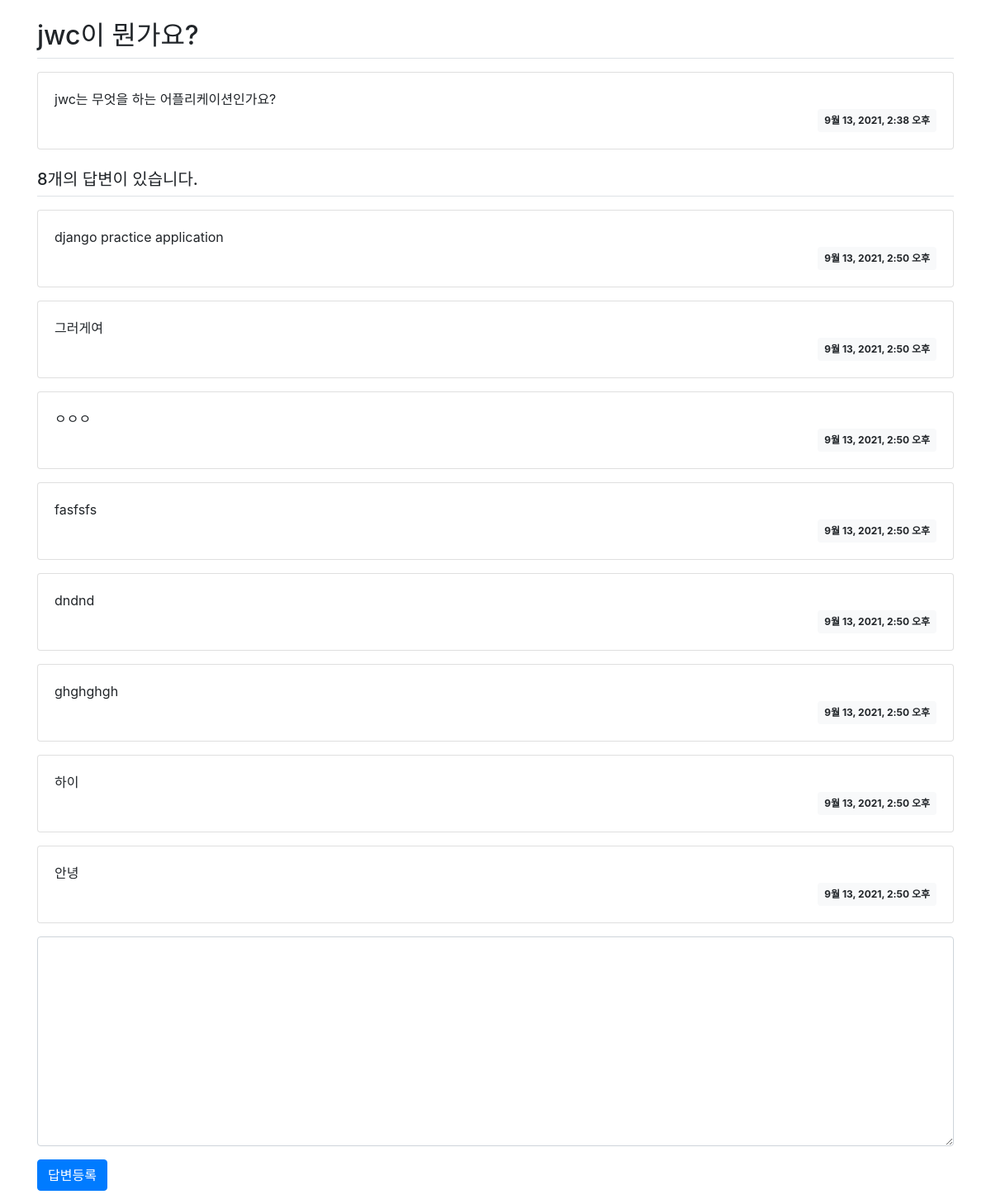
The app's page /jwc/1/, older data.
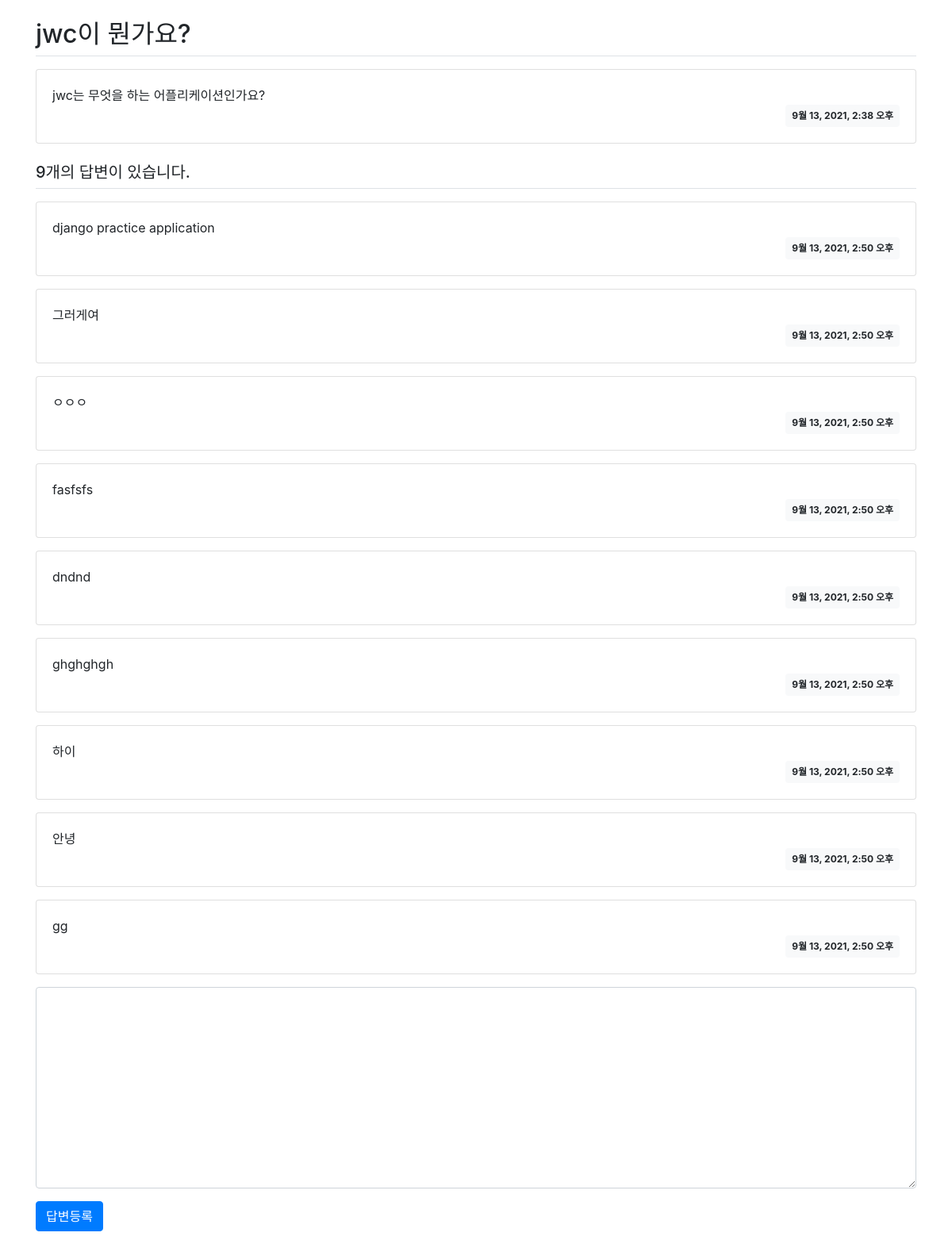
The same page, newer data.
### jwc/models.py (models this page shows, shortened)
class Question(models.Model):
    subject = models.CharField(max_length=200)
    content = models.TextField()
    create_date = models.DateTimeField()

class Answer(models.Model):
    question = models.ForeignKey(Question, on_delete=models.CASCADE)
    content = models.TextField()
    create_date = models.DateTimeField()

### jwc/views.py (the view)
# urls.py: path('<int:q_id>/', views.detail, name='detail'),
def detail(request, q_id):
    question = Q.objects.get(id=q_id)
    answer = A.objects.get(id=q_id)
    context = {'q':question, 'a':answer}
    return render(request,'jwc/question_detail.html',context)

### templates/jwc/question_detail.html (shortened to what this page needs)
{% extends 'base.html' %}
{% block content %}
<div class="container my-3">
    <h2 class="border-bottom py-2">{{ q.subject }}</h2>
    <div class="card my-3">
        <div class="card-body">
            <div class="card-text" style="white-space: pre-line;">{{ q.content }}</div>
            <div class="d-flex justify-content-end">
                <div class="badge badge-light p-2">
                    {{ q.create_date }}
                </div>
            </div>
        </div>
    </div>
    <h5 class="border-bottom my-3 py-2">{{q.answer_set.count}}개의 답변이 있습니다.</h5>
    {% for answer in q.answer_set.all %}
    <div class="card my-3">
        <div class="card-body">
            <div class="card-text" style="white-space: pre-line;">{{ answer.content }}</div>
            <div class="d-flex justify-content-end">
                <div class="badge badge-light p-2">
                    {{ a.create_date }}
                </div>
            </div>
        </div>
    </div>
    {% endfor %}
    <form action="{% url 'jwc:answer_create' q.id %}" method="post" class="my-3">
        <div class="form-group">
            <textarea name="content" id="content" class="form-control" rows="10"></textarea>
        </div>
        <input type="submit" value="답변등록" class="btn btn-primary">
    </form>
</div>
{% endblock %}

Row changes from the older to the newer data that the page shows:
computed for Question "jwc이 뭔가요?": answer_set.count "8" → "9"
added Answer: content "gg", {{ a.create_date }} "9월 13, 2021, 2:50 오후"
